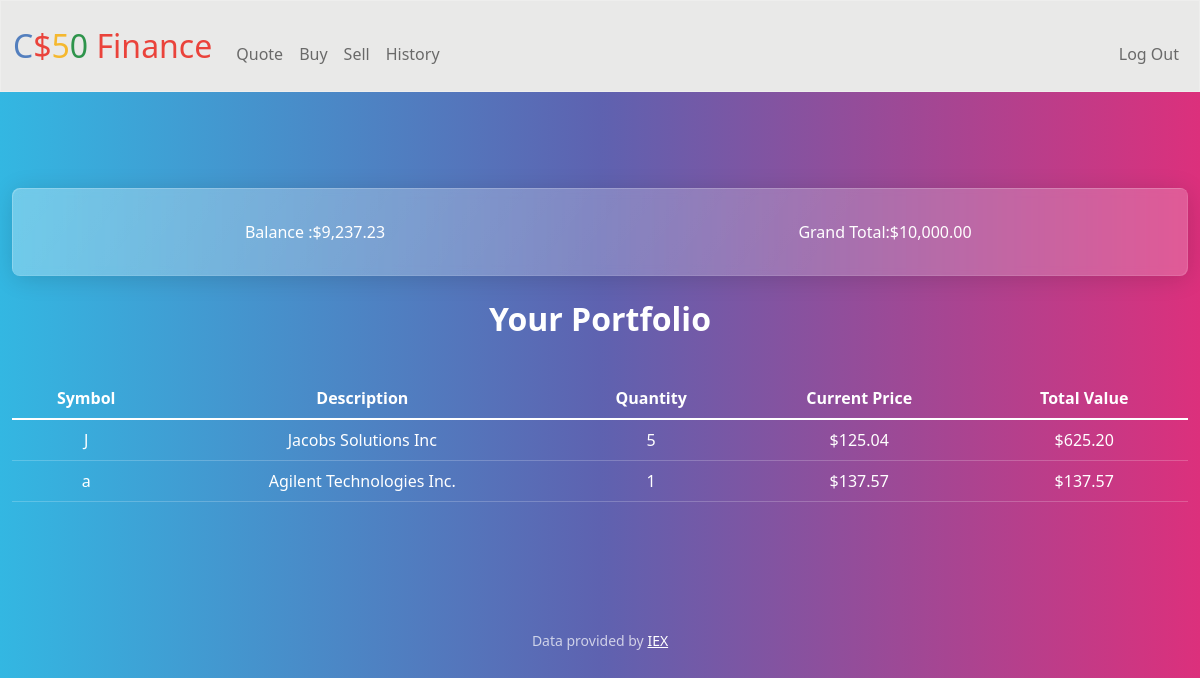
The page / (signed in) on the database its author committed.
### tables this page shows
CREATE TABLE users (id INTEGER PRIMARY KEY AUTOINCREMENT NOT NULL, username TEXT NOT NULL, hash TEXT NOT NULL, cash NUMERIC NOT NULL DEFAULT 10000.00);

CREATE TABLE 'portfolio' ('sno' INTEGER PRIMARY KEY AUTOINCREMENT NOT NULL, 'user_id' INTEGER, 'symbol' TEXT, 'description' TEXT, 'quantity' INTEGER, 'price' REAL);

### app.py (the view)
@app.route("/")
@login_required
def index():
    cash = db.execute("SELECT cash FROM users WHERE id=?", session["user_id"])[0]
    history = db.execute("SELECT * FROM history WHERE user_id=?", session["user_id"])
    t = 0
    for entry in history:
        t = t+(float(entry["Quantity"]) * float(entry["Price"]))
    t = t + float(cash["cash"])
    portfolio = db.execute("SELECT * FROM portfolio WHERE user_id=?", session["user_id"])
    return render_template("index.html", cash=cash, history=history, total=t, portfolio=portfolio)

### app.py (called while the page is built)
@app.after_request
def after_request(response):
    response.headers["Cache-Control"] = "no-cache, no-store, must-revalidate"
    response.headers["Expires"] = 0
    response.headers["Pragma"] = "no-cache"
    return response

### helpers.py (called while the page is built)
def login_required(f):
    @wraps(f)
    def decorated_function(*args, **kwargs):
        if session.get("user_id") is None:
            return redirect("/login")
        return f(*args, **kwargs)
    return decorated_function

def usd(value):
    return f"${value:,.2f}"

### templates/index.html (shortened to what this page needs)
{% extends "layout.html" %}
{% block main %}
<div class="card">
<div class="container px-4 overflow-hidden text-center">
    <div class="row gx-5">
      <div class="col">
       <div class="p-3">Balance :{{cash["cash"]|usd}}</div>
      </div>
      <div class="col">
        <div class="p-3">
            Grand Total:{{total|usd}}
        </div>
      </div>
    </div>
  </div>
</div>
<br>
    <div class="section">
        <h2>Your Portfolio</h2>
        <br>
        <table class="table">
            <thead>
                <tr>
                    <th>Symbol</th>
                    <th>Description</th>
                    <th>Quantity</th>
                    <th>Current Price</th>
                    <th>Total Value</th>
                </tr>
            </thead>
            <tbody>
                {% for row in portfolio %}
                <tr>
                    <td>{{row["symbol"]}}</td>
                    <td>{{row["description"]}}</td>
                    <td>{{row["quantity"]}}</td>
                    <td>{{row["price"] |usd}}</td>
                    <td>{{(row["price"] * row["quantity"]) |usd}}</td>
                </tr>
                {% endfor %}
            </tbody>
        </table>
    </div>
{% endblock %}

### rows shown on the page
users: cash "$9,237.23"
portfolio: symbol "J", description "Jacobs Solutions Inc", quantity "5", price "$125.04", (row['price']*row['quantity'])|usd "$625.20"
portfolio: symbol "a", description "Agilent Technologies Inc.", quantity "1", price "$137.57", (row['price']*row['quantity'])|usd "$137.57"

### other values the page prints
{{ total|usd }} "$10,000.00"
